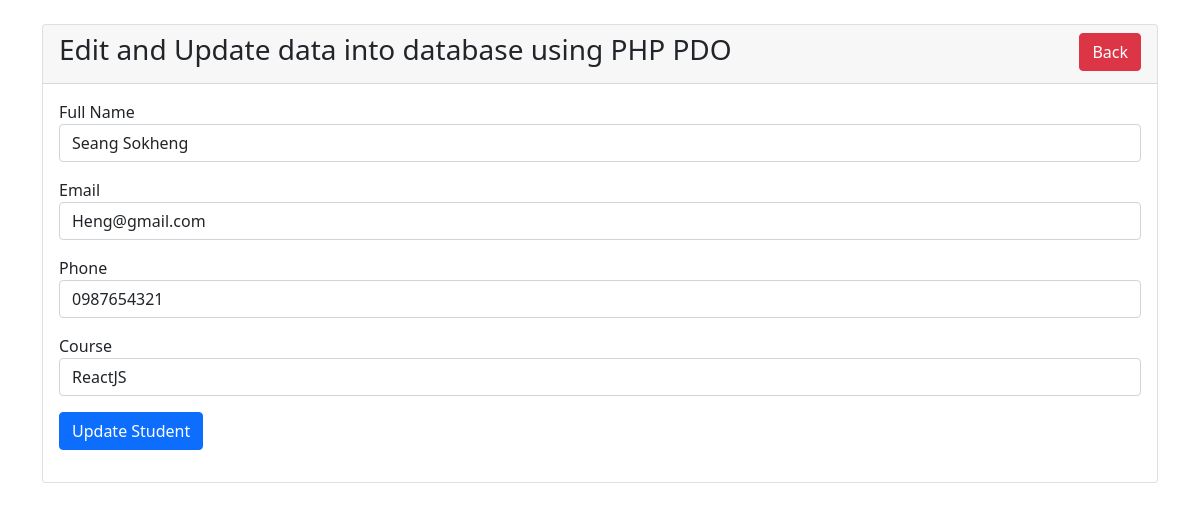
The app's page /student-edit.php?id=3 with its own data.
### tables this page shows
CREATE TABLE `students` (
  `id` int(11) NOT NULL,
  `fullname` varchar(50) NOT NULL,
  `email` varchar(100) NOT NULL,
  `phone` varchar(50) NOT NULL,
  `course` varchar(50) NOT NULL
);

### student-edit.php (the view, shortened to what this page needs)
<?php
    include('dbcon.php');
?>
<!DOCTYPE html>
<html lang="en">
<head>
    <link href="https://cdn.jsdelivr.net/npm/bootstrap@5.0.2/dist/css/bootstrap.min.css" rel="stylesheet">
</head>
<body>
    <div class="container">
        <div class="row">
            <div class="col-md-12 mt-4">
                <div class="card">
                    <div class="card-header">
                        <h3>Edit and Update data into database using PHP PDO
                            <a href="index.php" class="btn btn-danger float-end">Back</a>
                        </h3>
                    </div>
                    <div class="card-body">
                        <?php
                            if(isset($_GET['id'])){
                                $student_id = $_GET['id'];
                                $query = "SELECT * FROM students WHERE id=:stud_id LIMIT 1";
                                $statement = $conn->prepare($query);
                                $data = [
                                    ':stud_id' => $student_id
                                ];
                                $statement->execute($data);
                                $result = $statement->fetch(PDO::FETCH_ASSOC);
                            }
                        ?>
                    <form action="code.php" method="POST">
                        <div class="mb-3">
                            <label for="name">Full Name</label>
                            <input type="text" name="fullname" value="<?= $result['fullname']; ?>" class="form-control" />
                        </div>
                        <div class="mb-3">
                            <label for="name">Email</label>
                            <input type="email" name="email" value="<?= $result['email']; ?>" class="form-control" />
                        </div>
                        <div class="mb-3">
                            <label for="name">Phone</label>
                            <input type="text" name="phone" value="<?= $result['phone']; ?>" class="form-control" />
                        </div>
                        <div class="mb-3">
                            <label for="name">Course</label>
                            <input type="text" name="course" value="<?= $result['course']; ?>" class="form-control" />
                        </div>
                        <div class="mb-3">
                            <button type="submit" name="update_student_btn" class="btn btn-primary">Update Student</button>
                        </div>
                    </form>
                    </div>
                </div>
            </div>
        </div>
    </div>
</body>
</html>

### records on screen
students: fullname "Seang Sokheng", email "Heng@gmail.com", phone "0987654321", course "ReactJS"
